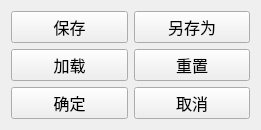
  <widget class="QWidget" name="verticalLayoutWidget_4">
   <property name="geometry">
    <rect>
     <x>550</x>
     <y>360</y>
     <width>261</width>
     <height>110</height>
    </rect>
   </property>
   <layout class="QVBoxLayout" name="verticalLayout_10">
    <item>
     <layout class="QHBoxLayout" name="horizontalLayout">
      <item>
       <widget class="QPushButton" name="saveSettingsPushButton">
        <property name="enabled">
         <bool>true</bool>
        </property>
        <property name="font">
         <font>
          <family>微软雅黑</family>
          <pointsize>12</pointsize>
          <weight>50</weight>
          <bold>false</bold>
         </font>
        </property>
        <property name="text">
         <string>保存</string>
        </property>
       </widget>
      </item>
      <item>
       <widget class="QPushButton" name="saveasSettingsPushButton">
        <property name="enabled">
         <bool>true</bool>
        </property>
        <property name="font">
         <font>
          <family>微软雅黑</family>
          <pointsize>12</pointsize>
          <weight>50</weight>
          <bold>false</bold>
         </font>
        </property>
        <property name="text">
         <string>另存为</string>
        </property>
       </widget>
      </item>
     </layout>
    </item>
    <item>
     <layout class="QHBoxLayout" name="horizontalLayout_7">
      <item>
       <widget class="QPushButton" name="loadSettingsPushButton">
        <property name="font">
         <font>
          <family>微软雅黑</family>
          <pointsize>12</pointsize>
          <weight>50</weight>
          <bold>false</bold>
         </font>
        </property>
        <property name="text">
         <string>加载</string>
        </property>
       </widget>
      </item>
      <item>
       <widget class="QPushButton" name="resetSettingsPushButton">
        <property name="font">
         <font>
          <family>微软雅黑</family>
          <pointsize>12</pointsize>
          <weight>50</weight>
          <bold>false</bold>
         </font>
        </property>
        <property name="text">
         <string>重置</string>
        </property>
        <property name="checkable">
         <bool>true</bool>
        </property>
       </widget>
      </item>
     </layout>
    </item>
    <item>
     <layout class="QHBoxLayout" name="horizontalLayout_2">
      <item>
       <widget class="QPushButton" name="confirmSetPushButton">
        <property name="font">
         <font>
          <family>微软雅黑</family>
          <pointsize>12</pointsize>
          <weight>50</weight>
          <bold>false</bold>
         </font>
        </property>
        <property name="text">
         <string>确定</string>
        </property>
       </widget>
      </item>
      <item>
       <widget class="QPushButton" name="cancelSetPushButton">
        <property name="font">
         <font>
          <family>微软雅黑</family>
          <pointsize>12</pointsize>
          <weight>50</weight>
          <bold>false</bold>
         </font>
        </property>
        <property name="text">
         <string>取消</string>
        </property>
       </widget>
      </item>
     </layout>
    </item>
   </layout>
  </widget>
